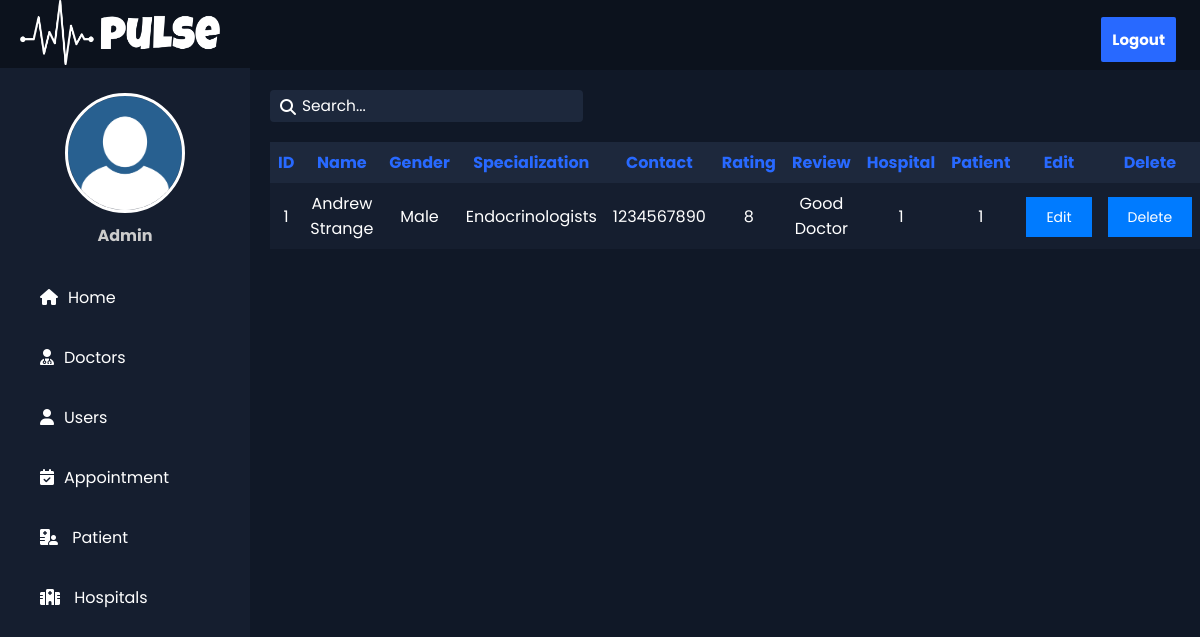
/editdocto.php, run on the app's committed database.
### tables this page shows
CREATE TABLE `doctor` (
  `did` int(5) NOT NULL,
  `dname` varchar(20) NOT NULL,
  `dgender` varchar(5) NOT NULL,
  `specialization` varchar(50) NOT NULL,
  `dcontact` varchar(20) NOT NULL,
  `rating` int(5) NOT NULL,
  `review` text NOT NULL,
  `hospital` int(10) NOT NULL,
  `patient` int(10) NOT NULL,
  `medical_rec` int(50) NOT NULL
);

### editdocto.php (the view, shortened to what this page needs)
<!DOCTYPE html>
<html lang="en">
<head>
    <link rel="stylesheet" href="css/doctor.css">
    <link rel="stylesheet" href="css/all.min.css">
    <link rel="stylesheet" href="https://cdnjs.cloudflare.com/ajax/libs/font-awesome/6.2.0/css/all.min.css"
 />
</head>
<body>
    <div class="header_dash">
    <div class="loh">
            <img src="images/pulse.png" alt="My Logo" width="200" height="65">
    </div>
        <div class="right_area">
            <a href="index.php" class="logout_btn">Logout</a>
        </div>
    </div>
    <div class="sidebar">
        <div class="myprofile-photo">
            <div class="profile">
            </div>
            <h4>Admin</h4>
        </div>
        <a href="dashboard.php"><i class="fa-sharp fa-solid fa-house"></i><span>Home</span></a>
        <a href="#"><i class="fa-solid fa-solid fa-user-doctor"></i><span>Doctors</span></a>
        <a href="user.php"><i class="fa-solid fa-user"></i><span>Users</span></a>
        <a href="#"><i class="fa-solid fa-calendar-check"></i><span>Appointment</span></a>
        <a href="patient.php"><i class="fa-solid fa-hospital-user"></i><span> Patient</span></a>
        <a href="#"><i class="fa-solid fa-hospital" style="color: #ffffff;"></i><span> Hospitals</span></a>
    </div>
    <div class="content">
        <div class="sebtn">
            <div class="search">
                <i class="fa-solid fa-magnifying-glass "></i>
                <input class="search-bar" placeholder="Search..." type="text">
            </div>
        </div>
        <div class="scroll">
            <table>
                <tr>
                    <th>ID</th>
                    <th>Name</th>
                    <th>Gender</th>
                    <th>Specialization</th>
                    <th>Contact</th>
                    <th>Rating</th>
                    <th>Review</th>
                    <th>Hospital</th>
                    <th>Patient</th>
                    <th>Edit</th>
                    <th>Delete</th>
                </tr>
                <?php
                $servername = "localhost";
                $username = "root";
                $password = "";
                $dbname = "pulsepointpro";
                $conn = new mysqli($servername, $username, $password, $dbname);
                $sql = "SELECT * FROM doctor";
                $result = $conn->query($sql);
                if ($result->num_rows > 0) {
                    while ($row = $result->fetch_assoc()) {
                        echo "<tr>";
                        echo "<td>" . $row['did'] . "</td>";
                        echo "<td>" . $row['dname'] . "</td>";
                        echo "<td>" . $row['dgender'] . "</td>";
                        echo "<td>" . $row['specialization'] . "</td>";
                        echo "<td>" . $row['dcontact'] . "</td>";
                        echo "<td>" . $row['rating'] . "</td>";
                        echo "<td>" . $row['review'] . "</td>";
                        echo "<td>" . $row['hospital'] . "</td>";
                        echo "<td>" . $row['patient'] . "</td>";
                        echo "<td><a href='edit-doctor.php' style='background-color: #007bff; color: #fff; padding: 10px 20px; font-size: 14px; text-decoration: none; transition: background-color 0.3s;'>Edit</a></td>";
                        echo "<td><a href='delete-doctor.php?id=" . $row['did'] . "' style='background-color: #007bff; color: #fff; padding: 10px 20px; font-size: 14px; text-decoration: none;'>Delete</a></td>";
                        echo "</tr>";
                    }
                } else {
                    echo "<tr><td colspan='9'>No users found</td></tr>";
                }
                ?>
            </table>
        </div>
    </div>
</body>
</html>

### css/doctor.css (style rules this page uses)
* { margin: 0; padding: 0; box-sizing: border-box; font-family: 'Poppins', sans-serif; }
.header_dash { width: 100%; height: 70px; background-color: #0c121d; padding-left: 20px; position: fixed; top: 0; }
.right_area .logout_btn { text-decoration: none; padding: 10px; background-color: #2869FF; color: white; position: absolute; top: 24%; right: 2%; font-size: 15px; border-radius: 2px; font-weight: bold; text-transform: capitalize; }
.sidebar { background-color: #151E2F; padding-top: 25px; width: 250px; min-height: 100vh; margin-top: 68px; transition: 0.5s; transition-property: margin-left; position: fixed; }
.profile { width: 120px; height: 120px; margin: 0 auto 30px; text-align: center; position: relative; border: 3px solid white; border-radius: 50%; background-image: url("../images/PngItem_1468479.png"); background-size: 100% 100%; background-repeat: no-repeat; overflow: hidden; }
.myprofile-photo h4 { color: #ccc; margin-top: -20px; margin-bottom: 20px; text-align: center; }
.sidebar a { color: #fff; width: 100%; line-height: 60px; text-decoration: none; display: block; padding-left: 40px; transition: 0.5s; transition-property: background-color; }
.sidebar a i { padding-right: 10px; }
.content { position: absolute; top: 70px; margin-left: 250px; min-width: calc(100% - 250px); min-height: calc(100vh - 70px); background-color: #101827; transition: 0.5s; padding: 20px; z-index: -111; }
.search-bar { background-color: #1D283C; border: none; color: white; font-size: 14px; line-height: 24px; border-radius: 4px; padding: 0px 10px 0px 32px; height: 32px; background-size: 16px; background-repeat: no-repeat; background-position: left 10px center; width: 100%; max-width: 320px; transition: 0.2s; }
::placeholder { color: white; }
.sebtn { display: flex; justify-content: space-between; }
.search { position: relative; }
.search i { position: absolute; top: 9px; left: 10px; color: white; }
.header_dash { width: 100%; height: 70px; background-color: #0c121d; padding-left: 20px; padding-right: 20px; position: fixed; top: 0; display: flex; justify-content: space-between; }
.loh { position: relative; width: 100px; }
.right_area { margin: 25px 0; }
.right_area .logout_btn { text-decoration: none; padding: 11px; background-color: #2869FF; color: white; font-size: 15px; font-weight: bold; text-transform: capitalize; }
::placeholder { color: #fff; font-size: 1.1em; }
table { background-color: #151E2F; color: white; width: 70%; border-collapse: collapse; margin-top: 20px; }
th { background-color: #1D283C; font-size: 16px; color: #2869ff; }
th, td { padding: 8px; text-align: center; margin: 10px; }
td a { text-decoration: none; color: #fff; transition: 0.5s ease; }
tr { text-align: center; }
.scroll { overflow-x: auto; }

### editdocto.php (style rules this page uses)
table { width: 100%; height: 100px; }

### data on the page
doctor: did "1", dname "Andrew Strange", dgender "Male", specialization "Endocrinologists", dcontact "1234567890", rating "8", review "Good Doctor", hospital "1", patient "1"
